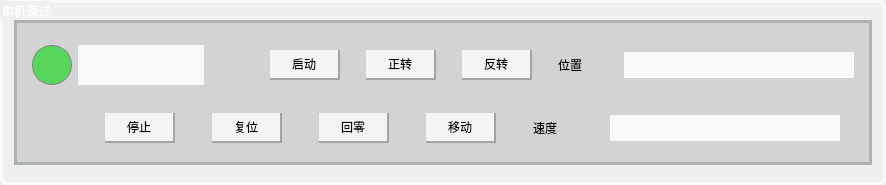
            <widget class="QGroupBox" name="SingleMachine_2">
             <property name="sizePolicy">
              <sizepolicy hsizetype="Preferred" vsizetype="Fixed">
               <horstretch>0</horstretch>
               <verstretch>0</verstretch>
              </sizepolicy>
             </property>
             <property name="minimumSize">
              <size>
               <width>0</width>
               <height>185</height>
              </size>
             </property>
             <property name="styleSheet">
              <string notr="true">font: 15pt &quot;Adobe 黑体 Std R&quot;;
border-color: rgb(249, 249, 249);
border: 3px solid #f9f9f9;      /* 边框粗细+颜色 */
border-radius: 8px;         /* 圆角半径 */
margin-top: 1ex;
color:white
</string>
             </property>
             <property name="title">
              <string>单机调试</string>
             </property>
             <property name="alignment">
              <set>Qt::AlignLeading|Qt::AlignLeft|Qt::AlignTop</set>
             </property>
             <property name="flat">
              <bool>false</bool>
             </property>
             <property name="checkable">
              <bool>false</bool>
             </property>
             <layout class="QVBoxLayout" name="verticalLayout_13">
              <property name="topMargin">
               <number>5</number>
              </property>
              <property name="bottomMargin">
               <number>5</number>
              </property>
              <item>
               <widget class="QWidget" name="widget_3" native="true">
                <property name="sizePolicy">
                 <sizepolicy hsizetype="Preferred" vsizetype="Fixed">
                  <horstretch>0</horstretch>
                  <verstretch>0</verstretch>
                 </sizepolicy>
                </property>
                <property name="minimumSize">
                 <size>
                  <width>0</width>
                  <height>145</height>
                 </size>
                </property>
                <property name="styleSheet">
                 <string notr="true">border-color: rgb(173, 178, 181);
background-color:#d3d3d3;
border-radius: 0px; 
color:black;
font: 14pt &quot;Adobe 黑体 Std R&quot;;

</string>
                </property>
                <layout class="QVBoxLayout" name="verticalLayout_14">
                 <property name="topMargin">
                  <number>11</number>
                 </property>
                 <property name="bottomMargin">
                  <number>0</number>
                 </property>
                 <item>
                  <widget class="QWidget" name="widget_15" native="true">
                   <property name="sizePolicy">
                    <sizepolicy hsizetype="Preferred" vsizetype="Fixed">
                     <horstretch>0</horstretch>
                     <verstretch>0</verstretch>
                    </sizepolicy>
                   </property>
                   <property name="minimumSize">
                    <size>
                     <width>0</width>
                     <height>45</height>
                    </size>
                   </property>
                   <property name="styleSheet">
                    <string notr="true">border:none;margin-top: 0px;

</string>
                   </property>
                   <layout class="QHBoxLayout" name="horizontalLayout_15">
                    <property name="topMargin">
                     <number>0</number>
                    </property>
                    <property name="bottomMargin">
                     <number>0</number>
                    </property>
                    <item>
                     <widget class="QLabel" name="label_34">
                      <property name="sizePolicy">
                       <sizepolicy hsizetype="Fixed" vsizetype="Fixed">
                        <horstretch>0</horstretch>
                        <verstretch>0</verstretch>
                       </sizepolicy>
                      </property>
                      <property name="minimumSize">
                       <size>
                        <width>40</width>
                        <height>40</height>
                       </size>
                      </property>
                      <property name="styleSheet">
                       <string notr="true">background-color: rgb(88, 214, 92);
border-radius: 20px; 
border: 1px solid gray;
margin-top: 0px;
</string>
                      </property>
                      <property name="text">
                       <string/>
                      </property>
                     </widget>
                    </item>
                    <item>
                     <widget class="QLineEdit" name="lineEdit_13">
                      <property name="sizePolicy">
                       <sizepolicy hsizetype="Fixed" vsizetype="Fixed">
                        <horstretch>0</horstretch>
                        <verstretch>0</verstretch>
                       </sizepolicy>
                      </property>
                      <property name="minimumSize">
                       <size>
                        <width>85</width>
                        <height>40</height>
                       </size>
                      </property>
                      <property name="styleSheet">
                       <string notr="true">background-color: #f9f9f9;
padding: 5px 10px;
border:none;
margin-top: 0px;</string>
                      </property>
                     </widget>
                    </item>
                    <item>
                     <spacer name="horizontalSpacer_6">
                      <property name="orientation">
                       <enum>Qt::Horizontal</enum>
                      </property>
                      <property name="sizeType">
                       <enum>QSizePolicy::Fixed</enum>
                      </property>
                      <property name="sizeHint" stdset="0">
                       <size>
                        <width>10</width>
                        <height>20</height>
                       </size>
                      </property>
                     </spacer>
                    </item>
                    <item>
                     <spacer name="horizontalSpacer_50">
                      <property name="orientation">
                       <enum>Qt::Horizontal</enum>
                      </property>
                      <property name="sizeType">
                       <enum>QSizePolicy::Preferred</enum>
                      </property>
                      <property name="sizeHint" stdset="0">
                       <size>
                        <width>10</width>
                        <height>20</height>
                       </size>
                      </property>
                     </spacer>
                    </item>
                    <item>
                     <spacer name="horizontalSpacer_4">
                      <property name="orientation">
                       <enum>Qt::Horizontal</enum>
                      </property>
                      <property name="sizeHint" stdset="0">
                       <size>
                        <width>40</width>
                        <height>20</height>
                       </size>
                      </property>
                     </spacer>
                    </item>
                    <item>
                     <widget class="QPushButton" name="pushButton_9">
                      <property name="sizePolicy">
                       <sizepolicy hsizetype="Minimum" vsizetype="Fixed">
                        <horstretch>0</horstretch>
                        <verstretch>0</verstretch>
                       </sizepolicy>
                      </property>
                      <property name="minimumSize">
                       <size>
                        <width>70</width>
                        <height>0</height>
                       </size>
                      </property>
                      <property name="styleSheet">
                       <string notr="true">background-color: #f4f4f4;
color: black;
   
padding: 5px 10px;

border-left:0px;
border-top:0px;
 border-right: 2px solid #a3a3a3;  /* 右边边框 */
    border-bottom: 2px solid #a3a3a3; /* 下边边框 */
margin-top: 0px;</string>
                      </property>
                      <property name="text">
                       <string>启动</string>
                      </property>
                     </widget>
                    </item>
                    <item>
                     <spacer name="horizontalSpacer_53">
                      <property name="orientation">
                       <enum>Qt::Horizontal</enum>
                      </property>
                      <property name="sizeType">
                       <enum>QSizePolicy::Fixed</enum>
                      </property>
                      <property name="sizeHint" stdset="0">
                       <size>
                        <width>20</width>
                        <height>20</height>
                       </size>
                      </property>
                     </spacer>
                    </item>
                    <item>
                     <widget class="QPushButton" name="pushButton_10">
                      <property name="minimumSize">
                       <size>
                        <width>70</width>
                        <height>0</height>
                       </size>
                      </property>
                      <property name="styleSheet">
                       <string notr="true">background-color: #f4f4f4;
color: black;
   
padding: 5px 10px;

border-left:0px;
border-top:0px;
 border-right: 2px solid #a3a3a3;  /* 右边边框 */
    border-bottom: 2px solid #a3a3a3; /* 下边边框 */
margin-top: 0px;</string>
                      </property>
                      <property name="text">
                       <string>正转</string>
                      </property>
                     </widget>
                    </item>
                    <item>
                     <spacer name="horizontalSpacer_54">
                      <property name="orientation">
                       <enum>Qt::Horizontal</enum>
                      </property>
                      <property name="sizeType">
                       <enum>QSizePolicy::Fixed</enum>
                      </property>
                      <property name="sizeHint" stdset="0">
                       <size>
                        <width>20</width>
                        <height>20</height>
                       </size>
                      </property>
                     </spacer>
                    </item>
                    <item>
                     <widget class="QPushButton" name="pushButton_11">
                      <property name="minimumSize">
                       <size>
                        <width>70</width>
                        <height>0</height>
                       </size>
                      </property>
                      <property name="styleSheet">
                       <string notr="true">background-color: #f4f4f4;
color: black;
   
padding: 5px 10px;

border-left:0px;
border-top:0px;
 border-right: 2px solid #a3a3a3;  /* 右边边框 */
    border-bottom: 2px solid #a3a3a3; /* 下边边框 */
margin-top: 0px;</string>
                      </property>
                      <property name="text">
                       <string>反转</string>
                      </property>
                     </widget>
                    </item>
                    <item>
                     <spacer name="horizontalSpacer_55">
                      <property name="orientation">
                       <enum>Qt::Horizontal</enum>
                      </property>
                      <property name="sizeType">
                       <enum>QSizePolicy::Fixed</enum>
                      </property>
                      <property name="sizeHint" stdset="0">
                       <size>
                        <width>20</width>
                        <height>20</height>
                       </size>
                      </property>
                     </spacer>
                    </item>
                    <item>
                     <widget class="QLabel" name="label_43">
                      <property name="sizePolicy">
                       <sizepolicy hsizetype="Fixed" vsizetype="Fixed">
                        <horstretch>0</horstretch>
                        <verstretch>0</verstretch>
                       </sizepolicy>
                      </property>
                      <property name="minimumSize">
                       <size>
                        <width>60</width>
                        <height>0</height>
                       </size>
                      </property>
                      <property name="styleSheet">
                       <string notr="true">margin-top: 0px;</string>
                      </property>
                      <property name="text">
                       <string>位置</string>
                      </property>
                     </widget>
                    </item>
                    <item>
                     <widget class="QLineEdit" name="lineEdit_14">
                      <property name="sizePolicy">
                       <sizepolicy hsizetype="Fixed" vsizetype="Fixed">
                        <horstretch>0</horstretch>
                        <verstretch>0</verstretch>
                       </sizepolicy>
                      </property>
                      <property name="minimumSize">
                       <size>
                        <width>230</width>
                        <height>0</height>
                       </size>
                      </property>
                      <property name="styleSheet">
                       <string notr="true">background-color: #f9f9f9;
padding: 5px 10px;
border:none;
margin-top: 0px;</string>
                      </property>
                     </widget>
                    </item>
                   </layout>
                  </widget>
                 </item>
                 <item>
                  <widget class="QWidget" name="widget_16" native="true">
                   <property name="sizePolicy">
                    <sizepolicy hsizetype="Preferred" vsizetype="Fixed">
                     <horstretch>0</horstretch>
                     <verstretch>0</verstretch>
                    </sizepolicy>
                   </property>
                   <property name="minimumSize">
                    <size>
                     <width>0</width>
                     <height>45</height>
                    </size>
                   </property>
                   <property name="styleSheet">
                    <string notr="true">border:none;</string>
                   </property>
                   <layout class="QHBoxLayout" name="horizontalLayout_16">
                    <property name="topMargin">
                     <number>0</number>
                    </property>
                    <property name="bottomMargin">
                     <number>0</number>
                    </property>
                    <item>
                     <spacer name="horizontalSpacer_5">
                      <property name="orientation">
                       <enum>Qt::Horizontal</enum>
                      </property>
                      <property name="sizeType">
                       <enum>QSizePolicy::Fixed</enum>
                      </property>
                      <property name="sizeHint" stdset="0">
                       <size>
                        <width>62</width>
                        <height>20</height>
                       </size>
                      </property>
                     </spacer>
                    </item>
                    <item>
                     <widget class="QPushButton" name="pushButton_12">
                      <property name="sizePolicy">
                       <sizepolicy hsizetype="Fixed" vsizetype="Fixed">
                        <horstretch>0</horstretch>
                        <verstretch>0</verstretch>
                       </sizepolicy>
                      </property>
                      <property name="minimumSize">
                       <size>
                        <width>70</width>
                        <height>0</height>
                       </size>
                      </property>
                      <property name="styleSheet">
                       <string notr="true">background-color: #f4f4f4;
color: black;
   
padding: 5px 10px;

border-left:0px;
border-top:0px;
 border-right: 2px solid #a3a3a3;  /* 右边边框 */
    border-bottom: 2px solid #a3a3a3; /* 下边边框 */
margin-top: 0px;</string>
                      </property>
                      <property name="text">
                       <string>停止</string>
                      </property>
                     </widget>
                    </item>
                    <item>
                     <spacer name="horizontalSpacer_58">
                      <property name="orientation">
                       <enum>Qt::Horizontal</enum>
                      </property>
                      <property name="sizeType">
                       <enum>QSizePolicy::Fixed</enum>
                      </property>
                      <property name="sizeHint" stdset="0">
                       <size>
                        <width>20</width>
                        <height>20</height>
                       </size>
                      </property>
                     </spacer>
                    </item>
                    <item>
                     <widget class="QPushButton" name="pushButton_13">
                      <property name="sizePolicy">
                       <sizepolicy hsizetype="Fixed" vsizetype="Fixed">
                        <horstretch>0</horstretch>
                        <verstretch>0</verstretch>
                       </sizepolicy>
                      </property>
                      <property name="minimumSize">
                       <size>
                        <width>70</width>
                        <height>0</height>
                       </size>
                      </property>
                      <property name="styleSheet">
                       <string notr="true">background-color: #f4f4f4;
color: black;
   
padding: 5px 10px;

border-left:0px;
border-top:0px;
 border-right: 2px solid #a3a3a3;  /* 右边边框 */
    border-bottom: 2px solid #a3a3a3; /* 下边边框 */
margin-top: 0px;</string>
                      </property>
                      <property name="text">
                       <string>复位</string>
                      </property>
                     </widget>
                    </item>
                    <item>
                     <spacer name="horizontalSpacer_59">
                      <property name="orientation">
                       <enum>Qt::Horizontal</enum>
                      </property>
                      <property name="sizeType">
                       <enum>QSizePolicy::Fixed</enum>
                      </property>
                      <property name="sizeHint" stdset="0">
                       <size>
                        <width>20</width>
                        <height>20</height>
                       </size>
                      </property>
                     </spacer>
                    </item>
                    <item>
                     <widget class="QPushButton" name="pushButton_14">
                      <property name="sizePolicy">
                       <sizepolicy hsizetype="Fixed" vsizetype="Fixed">
                        <horstretch>0</horstretch>
                        <verstretch>0</verstretch>
                       </sizepolicy>
                      </property>
                      <property name="minimumSize">
                       <size>
                        <width>70</width>
                        <height>0</height>
                       </size>
                      </property>
                      <property name="styleSheet">
                       <string notr="true">background-color: #f4f4f4;
color: black;
   
padding: 5px 10px;

border-left:0px;
border-top:0px;
 border-right: 2px solid #a3a3a3;  /* 右边边框 */
    border-bottom: 2px solid #a3a3a3; /* 下边边框 */
margin-top: 0px;</string>
                      </property>
                      <property name="text">
                       <string>回零</string>
                      </property>
                     </widget>
                    </item>
                    <item>
                     <spacer name="horizontalSpacer_60">
                      <property name="orientation">
                       <enum>Qt::Horizontal</enum>
                      </property>
                      <property name="sizeType">
                       <enum>QSizePolicy::Fixed</enum>
                      </property>
                      <property name="sizeHint" stdset="0">
                       <size>
                        <width>20</width>
                        <height>20</height>
                       </size>
                      </property>
                     </spacer>
                    </item>
                    <item>
                     <widget class="QPushButton" name="pushButton_15">
                      <property name="sizePolicy">
                       <sizepolicy hsizetype="Fixed" vsizetype="Fixed">
                        <horstretch>0</horstretch>
                        <verstretch>0</verstretch>
                       </sizepolicy>
                      </property>
                      <property name="minimumSize">
                       <size>
                        <width>70</width>
                        <height>0</height>
                       </size>
                      </property>
                      <property name="styleSheet">
                       <string notr="true">background-color: #f4f4f4;
color: black;
   
padding: 5px 10px;

border-left:0px;
border-top:0px;
 border-right: 2px solid #a3a3a3;  /* 右边边框 */
    border-bottom: 2px solid #a3a3a3; /* 下边边框 */
margin-top: 0px;</string>
                      </property>
                      <property name="text">
                       <string>移动</string>
                      </property>
                     </widget>
                    </item>
                    <item>
                     <spacer name="horizontalSpacer_61">
                      <property name="orientation">
                       <enum>Qt::Horizontal</enum>
                      </property>
                      <property name="sizeType">
                       <enum>QSizePolicy::Fixed</enum>
                      </property>
                      <property name="sizeHint" stdset="0">
                       <size>
                        <width>20</width>
                        <height>20</height>
                       </size>
                      </property>
                     </spacer>
                    </item>
                    <item>
                     <widget class="QLabel" name="label_44">
                      <property name="sizePolicy">
                       <sizepolicy hsizetype="Fixed" vsizetype="Fixed">
                        <horstretch>0</horstretch>
                        <verstretch>0</verstretch>
                       </sizepolicy>
                      </property>
                      <property name="minimumSize">
                       <size>
                        <width>60</width>
                        <height>0</height>
                       </size>
                      </property>
                      <property name="styleSheet">
                       <string notr="true">border:none;
margin-top: 0px;
</string>
                      </property>
                      <property name="text">
                       <string>速度</string>
                      </property>
                     </widget>
                    </item>
                    <item>
                     <widget class="QLineEdit" name="lineEdit_15">
                      <property name="sizePolicy">
                       <sizepolicy hsizetype="Fixed" vsizetype="Fixed">
                        <horstretch>0</horstretch>
                        <verstretch>0</verstretch>
                       </sizepolicy>
                      </property>
                      <property name="minimumSize">
                       <size>
                        <width>230</width>
                        <height>0</height>
                       </size>
                      </property>
                      <property name="styleSheet">
                       <string notr="true">background-color: #f9f9f9;
padding: 5px 10px;
border:none;
margin-top: 0px;</string>
                      </property>
                     </widget>
                    </item>
                   </layout>
                  </widget>
                 </item>
                </layout>
               </widget>
              </item>
             </layout>
            </widget>
